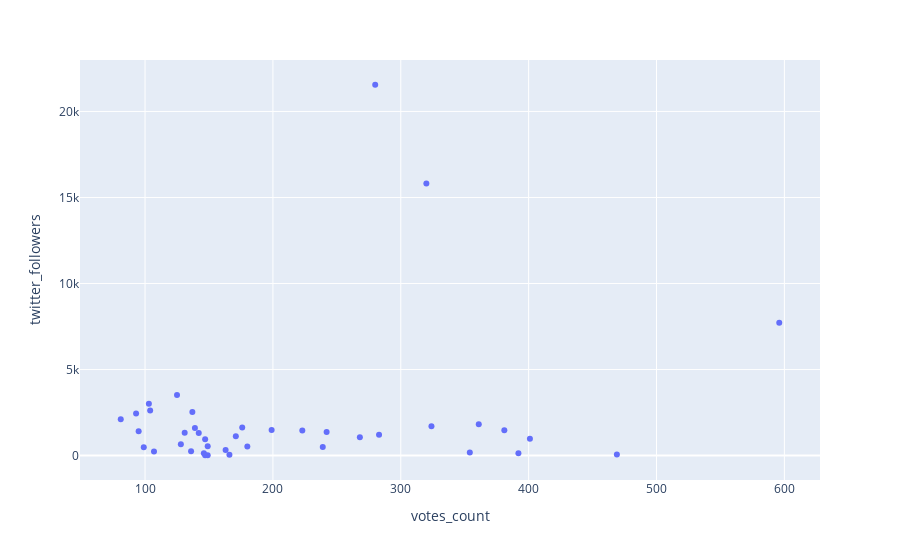
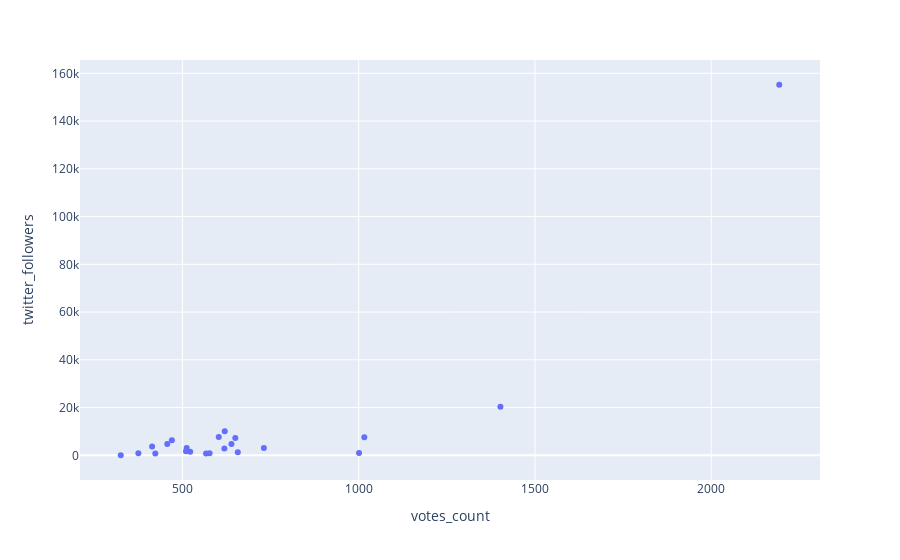
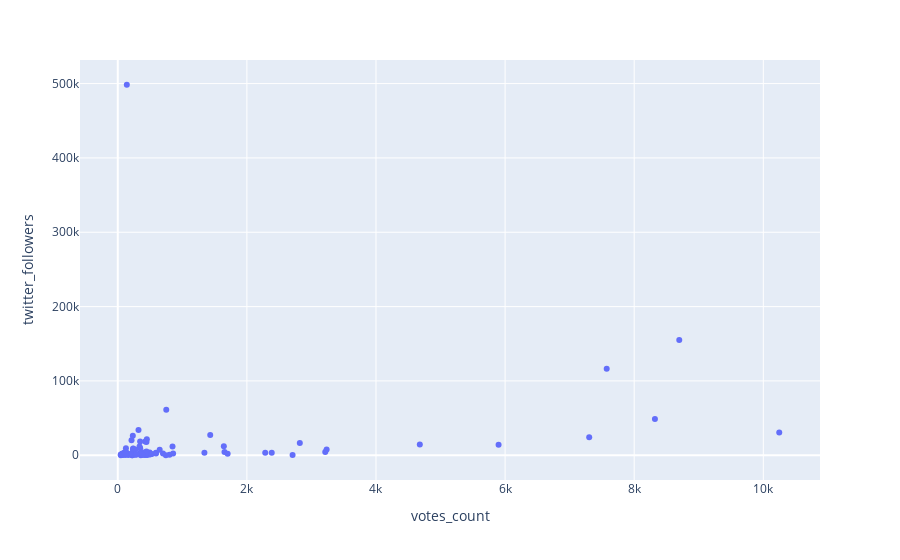

The code cell stored with these charts, in order, in its notebook:
### Code cell
df_grouped_1_v1 = df_grouped_1.merge(df_grant_applications[["id","project_twitter","twitter_followers"]], left_on="application_id", right_on="id")

from IPython.display import display, Markdown, Latex

import plotly.express as px

for round in df_grouped_1_v1.round_name.unique():
    display(Markdown('### {}'.format(round.upper())))
    mask = df_grouped_1_v1.round_name==round
    fig = px.scatter(df_grouped_1_v1[mask], x="votes_count", y="twitter_followers", hover_name="project_twitter",
        hover_data= ["votes_count", "twitter_followers"])
    fig.show()

### Figure 1 — Plotly figure (JSON) as saved in the notebook; plotly's stock layout.template omitted (floating-point values rounded to 4 significant figures)
{"data": [{"hovertemplate": "<b>%{hovertext}</b><br><br>votes_count=%{x}<br>twitter_followers=%{y}<extra></extra>", "hovertext": ["SolarpunkNomads", null, "ReFiDAOist", "AtlantisDAO1", "hodl_better", "@RefiSpring", "ourbloomnetwork", "basinDAO", null, "regenclt", "dmeter4dMRV", "solar_FND", "ActNow_Bundle", "Avano_io", "ents_foundation", "regensunite", null, null, "kokodaoxyz", "nativesintech", "shambanetwork", "@_WaterDAO", "@ReSciNetwork", "KokonutNetwork", "EcoLabsDAO", null, "https://twitter.com/SilviProtocol", "verif_infra", "https://twitter.com/solarpunkdao", "taterdao", "AstralProtocol", "https://twitter.com/impactdaos", "CyberboxArt", null, "TreejerTalks", "agroforestdao", "MRVProtocol", "hibiscusdao", "AngryTeensNFT", null, null, "carbondao", "RegenFdn", "earthistdao", "projects_unite", "refibysouth", "web3beach", null, "plantspillars3", null], "legendgroup": "", "marker": {"color": "#636efa", "symbol": "circle"}, "mode": "markers", "name": "", "orientation": "v", "showlegend": false, "type": "scatter", "x": [354, 261, 596, 361, 280, 324, 381, 125, 166, 142, 107, 392, 149, 147, 131, 139, 194, 249, 128, 93, 223, 469, 180, 242, 103, 205, 136, 166, 268, 239, 401, 149, 320, 130, 137, 176, 99, 171, 104, 94, 163, 283, 81, 95, 147, 163, 199, 157, 146, 144], "xaxis": "x", "y": [180, null, 7718, 1823, 21552, 1708, 1467, 3527, null, 1310, 239, 138, 20, 952, 1333, 1599, null, null, 661, 2449, 1459, 62, 526, 1378, 3013, null, 254, 46, 1072, 499, 973, 543, 15817, null, 2530, 1639, 480, 1125, 2619, null, null, 1218, 2107, 1415, 24, 322, 1493, null, 134, null], "yaxis": "y"}], "layout": {"legend": {"tracegroupgap": 0}, "margin": {"t": 60}, "xaxis": {"anchor": "y", "domain": [0, 1], "title": {"text": "votes_count"}}, "yaxis": {"anchor": "x", "domain": [0, 1], "title": {"text": "twitter_followers"}}}}

### Figure 2 — Plotly figure (JSON) as saved in the notebook; plotly's stock layout.template omitted (floating-point values rounded to 4 significant figures)
{"data": [{"hovertemplate": "<b>%{hovertext}</b><br><br>votes_count=%{x}<br>twitter_followers=%{y}<extra></extra>", "hovertext": ["otterscan", "buidlguidl", "EthereumOnARM", "DefiLlama", "l2beat", "wagmi_sh", "sigp_io", "SomerEsat", "rotkiapp", "ethStaker", "DanieleSalatti", "smol_evm", "beaconcha_in", "NiceNodeApp", "yush_g", "stereumdev", "lodestar_eth", "ricmoo", "ApeFramework", "blockscoutcom", "https://twitter.com/EthMagicians", "tjayrush"], "legendgroup": "", "marker": {"color": "#636efa", "symbol": "circle"}, "mode": "markers", "name": "", "orientation": "v", "showlegend": false, "type": "scatter", "x": [567, 522, 650, 2193, 1402, 731, 603, 414, 620, 1016, 1001, 325, 512, 657, 375, 423, 577, 639, 457, 619, 470, 510], "xaxis": "x", "y": [787, 1465, 7281, 155213, 20364, 3085, 7644, 3679, 10023, 7584, 996, 19, 3066, 1270, 847, 718, 861, 4694, 4779, 2797, 6329, 1688], "yaxis": "y"}], "layout": {"legend": {"tracegroupgap": 0}, "margin": {"t": 60}, "xaxis": {"anchor": "y", "domain": [0, 1], "title": {"text": "votes_count"}}, "yaxis": {"anchor": "x", "domain": [0, 1], "title": {"text": "twitter_followers"}}}}

### Figure 3 — Plotly figure (JSON) as saved in the notebook; plotly's stock layout.template omitted (floating-point values rounded to 4 significant figures)
{"data": [{"hovertemplate": "<b>%{hovertext}</b><br><br>votes_count=%{x}<br>twitter_followers=%{y}<extra></extra>", "hovertext": ["skywinder", "lenstubexyz", "0x_ECHO", "biteyecn", "ubidoteth", "White_Hat_DAO", "dcbuild3r", "DefiLab_xyz", "GETDWeb", "loansharktech", "OptiNames", "wighawag", "0xDeadList", "DefiLlama", "lex_DAO", "ITUblockchain", "GETJolocom", "lumeweb3", "vocdoni", "DePay", "WTFAcademy_", "eth_limo", "talentdao_", "jediswap", "twitter.com/circlesubi", "https://twitter.com/JESSCATE93", "StarkDefi", "vvlovsky", "kovart_dev", "KrebitID", "w3_work", "e_steroids", "fileverse", "LeastAuthority", "https://twitter.com/RingsNetworkio", "https://twitter.com/soulwallet_eth", "TheSCInitiative", "kredeum", "realScamSniffer", "pohdao", "LighthouseWeb3", "zkrepl", "Dapp_Learning", "https://twitter.com/Web3MQ", "https://twitter.com/VotingContracts", "SeedleFinance", "umbracash", "https://twitter.com/FriendsofPooly", "starksheet", "pentaclexyz", "rougetoken", "gardensdao", "PunkDomains", "ethleaderboard", "thegeoweb", "TallyHoOfficial", "IDriss_xyz", "officer_cia", "Givethio", "LunCoSim", null, "vyperlang", "lensterxyz", "idenanetwork", "zeropoolnetwork", "vfat0", "JoinSpect", "https://twitter.com/banklessDAO", "pepemonfinance", "cryptostats_", "glorylaboratory", "relay_eth", "https://twitter.com/GitcoinCN", "frolic", "eth_rank", "inverternetwork", "zeroknowledgefm", "datalatte_", "eff", "0xNimi", "commonsstack", "mintbot_io", "BrightIDProject", "RevokeCash", "MetaMailInk", "opscientia", "TheUpala"], "legendgroup": "", "marker": {"color": "#636efa", "symbol": "circle"}, "mode": "markers", "name": "", "orientation": "v", "showlegend": false, "type": "scatter", "x": [381, 5899, 801, 1432, 481, 277, 426, 591, 74, 2284, 2708, 353, 222, 8698, 347, 213, 87, 161, 207, 110, 238, 1342, 97, 8321, 346, 46, 7303, 224, 357, 403, 133, 80, 526, 233, 235, 1653, 57, 115, 490, 3214, 592, 745, 78, 126, 48, 455, 3235, 364, 346, 139, 494, 248, 700, 649, 179, 7574, 1643, 321, 337, 62, 94, 235, 10247, 848, 857, 450, 68, 751, 239, 126, 1702, 510, 436, 101, 444, 418, 444, 73, 140, 433, 273, 382, 2820, 4679, 2385, 121, 288], "xaxis": "x", "y": [806, 14283, 730, 27273, 2147, 764, 18617, 3547, 2386, 3289, 526, 3537, 63, 155213, 9439, 20176, 1770, 218, 2117, 3898, 8742, 3253, 2766, 48895, 18382, 996, 24263, 44, 102, 3563, 2340, 1983, 1648, 26127, 573, 4378, 361, 247, 1071, 4382, 2278, 30, 1978, 9556, 27, 483, 7733, 1372, 2427, 3397, 3866, 1346, 2270, 7331, 1311, 116412, 11995, 34088, 11871, 1506, null, 7176, 30713, 11908, 2431, 21544, 406, 61171, 8968, 1635, 2135, 1237, 662, 1709, 5148, 404, 17780, 589, 498430, 2518, 7407, 601, 16427, 14605, 3278, 1834, 875], "yaxis": "y"}], "layout": {"legend": {"tracegroupgap": 0}, "margin": {"t": 60}, "xaxis": {"anchor": "y", "domain": [0, 1], "title": {"text": "votes_count"}}, "yaxis": {"anchor": "x", "domain": [0, 1], "title": {"text": "twitter_followers"}}}}
